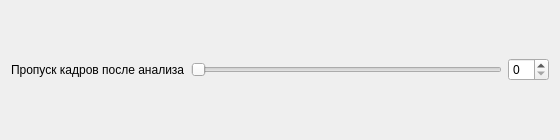
<?xml version="1.0" encoding="UTF-8"?>
<ui version="4.0">
 <class>Dialog</class>
 <widget class="QDialog" name="Dialog">
  <property name="geometry">
   <rect><x>0</x><y>0</y><width>560</width><height>140</height></rect>
  </property>
  <property name="windowTitle"><string>Настройки автоподбора нейросетью</string></property>
  <layout class="QGridLayout" name="main_layout">
   <item row="0" column="0"><widget class="QLabel" name="label_skip"><property name="text"><string>Пропуск кадров после анализа</string></property></widget></item>
   <item row="0" column="1"><widget class="QSlider" name="slider_skip"><property name="minimum"><number>0</number></property><property name="maximum"><number>60</number></property><property name="orientation"><enum>Qt::Horizontal</enum></property></widget></item>
   <item row="0" column="2"><widget class="QSpinBox" name="spin_skip"><property name="minimum"><number>0</number></property><property name="maximum"><number>60</number></property></widget></item>
  </layout>
 </widget>
 <resources/>
 <connections/>
</ui>
